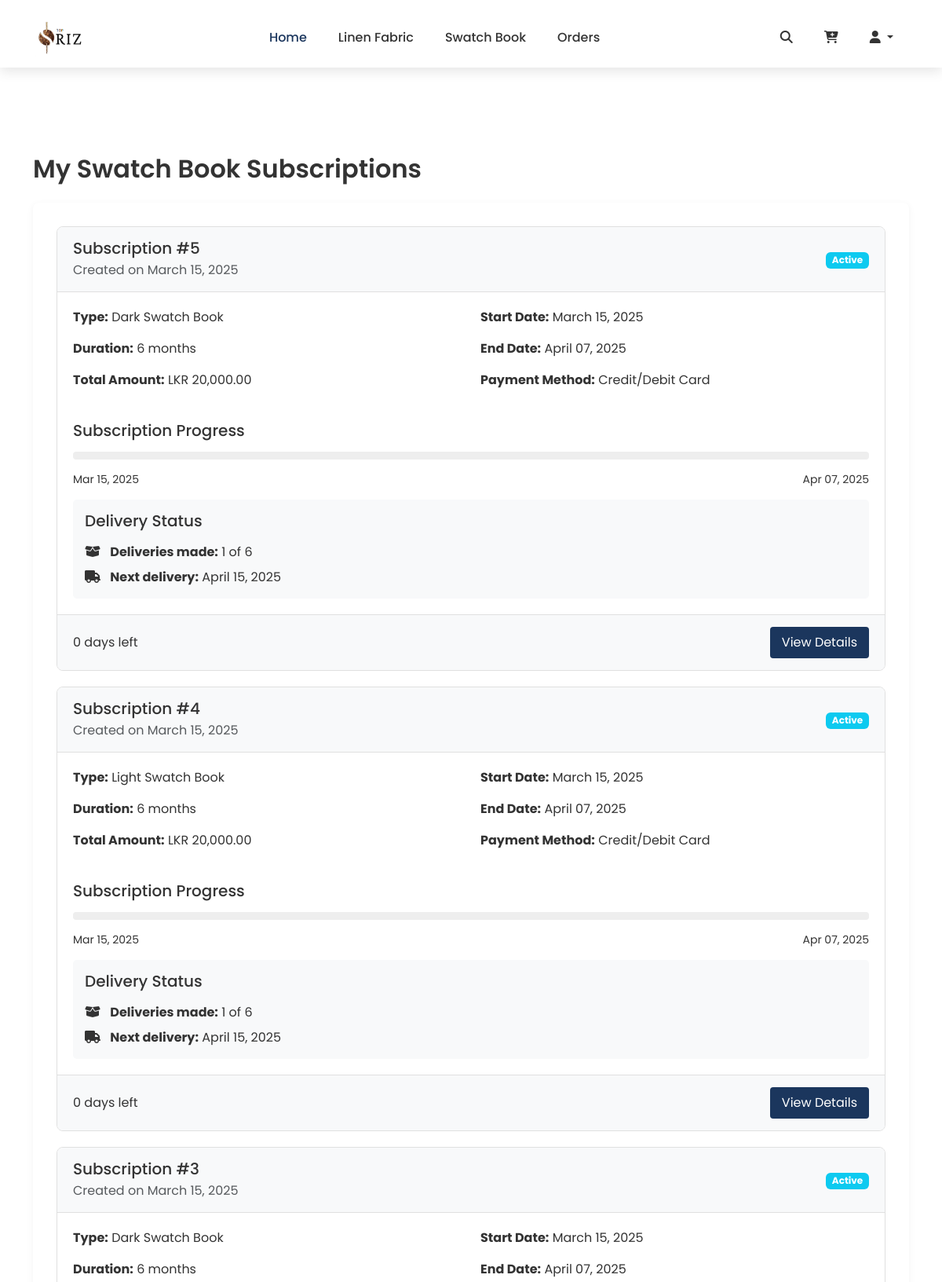
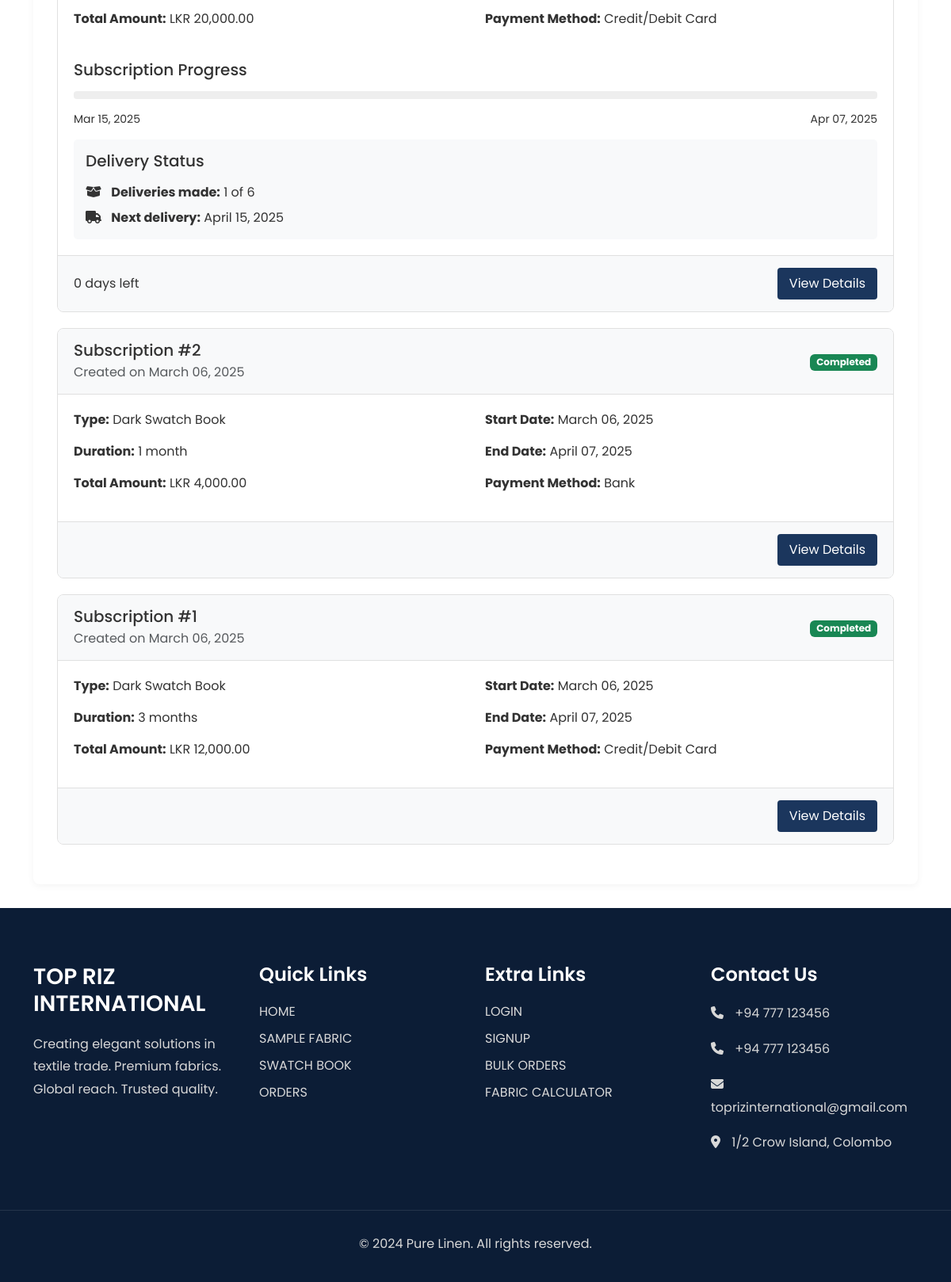
/subscription_history.php (signed in), run on the app's committed database (2 pictures, top to bottom).
### tables this page shows
CREATE TABLE `swatch_subscriptions` (
  `id` int(11) NOT NULL,
  `user_id` int(11) NOT NULL,
  `swatch_type` varchar(50) NOT NULL,
  `duration` int(11) NOT NULL,
  `start_date` date NOT NULL,
  `end_date` varchar(50) DEFAULT NULL,
  `total_amount` decimal(10,2) NOT NULL,
  `payment_method` varchar(50) NOT NULL,
  `payment_status` varchar(20) NOT NULL DEFAULT 'pending',
  `created_at` timestamp NOT NULL DEFAULT current_timestamp()
);

### subscription_history.php (the view, shortened to what this page needs)
<?php
require_once 'config.php';
$user_id = $_SESSION['user_id'];
$stmt = $conn->prepare("
    SELECT * FROM swatch_subscriptions
    WHERE user_id = ?
    ORDER BY created_at DESC
");
$stmt->bind_param("i", $user_id);
$stmt->execute();
$result = $stmt->get_result();
$subscriptions = [];
while ($row = $result->fetch_assoc()) {
    $subscriptions[] = $row;
}
?>
<!DOCTYPE html>
<html lang="en">
<head>
    <link href="https://cdn.jsdelivr.net/npm/bootstrap@5.3.3/dist/css/bootstrap.min.css" rel="stylesheet">
    <link rel="stylesheet" href="https://cdnjs.cloudflare.com/ajax/libs/font-awesome/6.5.1/css/all.min.css">
    <link rel="stylesheet" href="Style.css">
</head>
<body>
    <?php include 'header.php'; ?>
    <div class="container mt-5 pt-5">
        <h2 class="mb-4">My Swatch Book Subscriptions</h2>
        <div class="subscriptions-container">
            <?php if (empty($subscriptions)): ?>
                <div class="no-subscriptions">
                    <i class="fas fa-book"></i>
                    <h4>You don't have any active subscriptions</h4>
                    <p class="text-muted">Subscribe to our swatch books to receive the latest fabric samples!</p>
                    <a href="swatch.php" class="btn btn-primary mt-3">Browse Swatch Books</a>
                </div>
            <?php else: ?>
                <?php foreach ($subscriptions as $subscription): ?>
                    <div class="subscription-card">
                        <div class="subscription-header d-flex justify-content-between align-items-center flex-wrap">
                            <div>
                                <h5 class="mb-1">Subscription #<?php echo $subscription['id']; ?></h5>
                                <p class="text-muted mb-0">Created on <?php echo date('F d, Y', strtotime($subscription['created_at'])); ?></p>
                            </div>
                            <div class="subscription-status">
                                <?php
                                    $status_class = '';
                                    switch($subscription['payment_status']) {
                                        case 'completed':
                                            $status_class = 'bg-success';
                                            break;
                                        case 'active':
                                            $status_class = 'bg-info';
                                            break;
                                    }
                                ?>
                                <span class="badge <?php echo $status_class; ?>">
                                    <?php echo ucfirst($subscription['payment_status']); ?>
                                </span>
                            </div>
                        </div>
                        <div class="subscription-body">
                            <div class="row">
                                <div class="col-md-6">
                                    <p><strong>Type:</strong> <?php echo ucfirst($subscription['swatch_type']); ?> Swatch Book</p>
                                    <p><strong>Duration:</strong> <?php echo $subscription['duration']; ?> <?php echo $subscription['duration'] == 1 ? 'month' : 'months'; ?></p>
                                    <p><strong>Total Amount:</strong> LKR <?php echo number_format($subscription['total_amount'], 2); ?></p>
                                </div>
                                <div class="col-md-6">
                                    <p><strong>Start Date:</strong> <?php echo date('F d, Y', strtotime($subscription['start_date'])); ?></p>
                                    <p><strong>End Date:</strong> <?php echo date('F d, Y', strtotime($subscription['end_date'])); ?></p>
                                    <p>
                                        <strong>Payment Method:</strong>
                                        <?php
                                            switch($subscription['payment_method']) {
                                                case 'card':
                                                    echo 'Credit/Debit Card';
                                                    break;
                                                default:
                                                    echo ucfirst($subscription['payment_method']);
                                            }
                                        ?>
                                    </p>
                                </div>
                            </div>
                            <?php if ($subscription['payment_status'] === 'active'): ?>
                                <?php
                                    $start_date = new DateTime($subscription['start_date']);
                                    $end_date = new DateTime($subscription['end_date']);
                                    $current_date = new DateTime();
                                    $total_days = $start_date->diff($end_date)->days;
                                    $days_elapsed = $start_date->diff($current_date)->days;
                                    $progress_percentage = 0;
                                    if ($total_days > 0) {
                                        $progress_percentage = min(100, max(0, ($days_elapsed / $total_days) * 100));
                                    }
                                    $total_deliveries = $subscription['duration'];
                                    $months_elapsed = floor($days_elapsed / 30);
                                    $deliveries_made = min($total_deliveries, max(1, $months_elapsed + 1));
                                    $deliveries_remaining = max(0, $total_deliveries - $deliveries_made);
                                    $last_delivery = clone $start_date;
                                    $last_delivery->modify('+'.($deliveries_made - 1).' months');
                                    $next_delivery = clone $last_delivery;
                                    $next_delivery->modify('+1 month');
                                ?>
                                <div class="mt-4">
                                    <h5>Subscription Progress</h5>
                                    <div class="progress-container">
                                        <div class="progress-bar" style="width: <?php echo $progress_percentage; ?>%"></div>
                                    </div>
                                    <div class="d-flex justify-content-between">
                                        <small><?php echo date('M d, Y', strtotime($subscription['start_date'])); ?></small>
                                        <small><?php echo date('M d, Y', strtotime($subscription['end_date'])); ?></small>
                                    </div>
                                </div>
                                <div class="delivery-info">
                                    <h5 class="mb-3">Delivery Status</h5>
                                    <p><i class="fas fa-box-open me-2"></i> <strong>Deliveries made:</strong> <?php echo $deliveries_made; ?> of <?php echo $total_deliveries; ?></p>
                                    <?php if ($deliveries_remaining > 0): ?>
                                        <p><i class="fas fa-truck me-2"></i> <strong>Next delivery:</strong> <?php echo $next_delivery->format('F d, Y'); ?></p>
                                    <?php else: ?>
                                        <p><i class="fas fa-check-circle me-2"></i> <strong>All deliveries completed</strong></p>
                                    <?php endif; ?>
                                </div>
                            <?php endif; ?>
                        </div>
                        <div class="subscription-footer">
                            <span>
                                <?php if ($subscription['payment_status'] === 'active'): ?>
                                    <?php
                                        $days_left = max(0, $current_date->diff($end_date)->days);
                                        echo $days_left . ' days left';
                                    ?>
                                <?php elseif ($subscription['payment_status'] === 'pending'): ?>
                                    Awaiting payment confirmation
                                <?php endif; ?>
                            </span>
                            <a href="subscription_details.php?id=<?php echo $subscription['id']; ?>" class="subscription-detail-btn">View Details</a>
                        </div>
                    </div>
                <?php endforeach; ?>
            <?php endif; ?>
        </div>
    </div>
    <?php include 'footer.php'; ?>
</body>
</html>

### Style.css (style rules this page uses)
:root { --primary-color: #1B365D; --secondary-color: #708090; --accent-color: #d8d8d8; --text-color: #333333; --light-color: #FFFFFF; --dark-color: #0c1d36; --success-color: #088178; --shadow: 0 5px 15px rgba(0, 0, 0, 0.1); --transition: all 0.3s ease; }
* { margin: 0; padding: 0; box-sizing: border-box; font-family: "Poppins", sans-serif; }
body { padding-top: 100px; color: var(--text-color); }
h2 { font-size: 2rem; font-weight: 600; margin-bottom: 1rem; }
h5 { font-size: 1.25rem; font-weight: 500; margin-bottom: 0.5rem; }
body { position: relative; padding-top: 100px; }
.container { padding-top: 10px; }

### subscription_history.php (style rules this page uses)
.subscriptions-container { background-color: white; border-radius: 8px; box-shadow: 0 2px 10px rgba(0,0,0,0.05); padding: 30px; margin-bottom: 30px; }
.subscription-card { border: 1px solid #e0e0e0; border-radius: 8px; margin-bottom: 20px; overflow: hidden; }
.subscription-header { background-color: #f8f9fa; padding: 15px 20px; border-bottom: 1px solid #e0e0e0; }
.subscription-body { padding: 20px; }
.subscription-footer { background-color: #f8f9fa; padding: 15px 20px; border-top: 1px solid #e0e0e0; display: flex; justify-content: space-between; align-items: center; }
.subscription-status { font-weight: 600; }
.subscription-detail-btn { background-color: #1B365D; color: white; padding: 8px 15px; border: none; border-radius: 4px; transition: all 0.3s; text-decoration: none; }
.progress-container { background-color: #eee; border-radius: 4px; height: 10px; width: 100%; margin: 15px 0; overflow: hidden; }
.progress-bar { background-color: #1B365D; height: 100%; border-radius: 4px; }
.badge { padding: 6px 10px; font-weight: 500; }
.delivery-info { background-color: #f8f9fa; border-radius: 5px; padding: 15px; margin-top: 15px; }
.delivery-info p { margin-bottom: 8px; }
.delivery-info p:last-child { margin-bottom: 0; }

### data on the page
swatch_subscriptions: id "5", created_at "March 15, 2025", payment_status "Active", swatch_type "Dark", duration "6", shows "months", total_amount "20,000.00", start_date "March 15, 2025", end_date "April 07, 2025", payment_method "Credit/Debit Card", start_date "Mar 15, 2025", end_date "Apr 07, 2025", $next_delivery->format('F d, Y') "April 15, 2025"
swatch_subscriptions: id "4", created_at "March 15, 2025", payment_status "Active", swatch_type "Light", duration "6", shows "months", total_amount "20,000.00", start_date "March 15, 2025", end_date "April 07, 2025", payment_method "Credit/Debit Card", start_date "Mar 15, 2025", end_date "Apr 07, 2025", $next_delivery->format('F d, Y') "April 15, 2025"
swatch_subscriptions: id "3", created_at "March 15, 2025", payment_status "Active", swatch_type "Dark", duration "6", shows "months", total_amount "20,000.00", start_date "March 15, 2025", end_date "April 07, 2025", payment_method "Credit/Debit Card", start_date "Mar 15, 2025", end_date "Apr 07, 2025", $next_delivery->format('F d, Y') "April 15, 2025"
swatch_subscriptions: id "2", created_at "March 06, 2025", payment_status "Completed", swatch_type "Dark", duration "1", shows "month", total_amount "4,000.00", start_date "March 06, 2025", end_date "April 07, 2025", payment_method "Bank"
swatch_subscriptions: id "1", created_at "March 06, 2025", payment_status "Completed", swatch_type "Dark", duration "3", shows "months", total_amount "12,000.00", start_date "March 06, 2025", end_date "April 07, 2025", payment_method "Credit/Debit Card"
